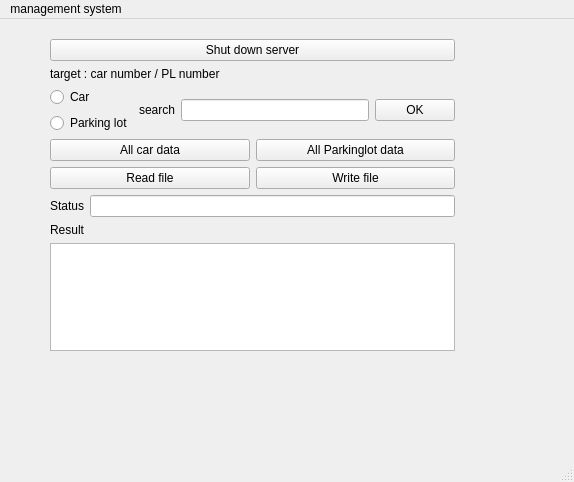
<?xml version="1.0" encoding="UTF-8"?>
<ui version="4.0">
 <class>MainWindow</class>
 <widget class="QMainWindow" name="MainWindow">
  <property name="geometry">
   <rect>
    <x>0</x>
    <y>0</y>
    <width>574</width>
    <height>482</height>
   </rect>
  </property>
  <property name="windowTitle">
   <string>MainWindow</string>
  </property>
  <widget class="QWidget" name="centralwidget">
   <widget class="QWidget" name="layoutWidget">
    <property name="geometry">
     <rect>
      <x>50</x>
      <y>20</y>
      <width>405</width>
      <height>312</height>
     </rect>
    </property>
    <layout class="QVBoxLayout" name="verticalLayout_2">
     <item>
      <widget class="QPushButton" name="shutdown">
       <property name="text">
        <string>Shut down server</string>
       </property>
      </widget>
     </item>
     <item>
      <widget class="QLabel" name="label_4">
       <property name="text">
        <string>target : car number / PL number</string>
       </property>
      </widget>
     </item>
     <item>
      <layout class="QHBoxLayout" name="horizontalLayout_3">
       <item>
        <layout class="QHBoxLayout" name="horizontalLayout">
         <item>
          <layout class="QVBoxLayout" name="verticalLayout">
           <item>
            <widget class="QRadioButton" name="car_radio_button">
             <property name="text">
              <string>Car</string>
             </property>
            </widget>
           </item>
           <item>
            <widget class="QRadioButton" name="pl_radio_button">
             <property name="text">
              <string>Parking lot</string>
             </property>
            </widget>
           </item>
          </layout>
         </item>
         <item>
          <widget class="QLabel" name="label">
           <property name="text">
            <string>search</string>
           </property>
          </widget>
         </item>
         <item>
          <widget class="QLineEdit" name="search"/>
         </item>
        </layout>
       </item>
       <item>
        <widget class="QPushButton" name="pushButton">
         <property name="text">
          <string>OK</string>
         </property>
        </widget>
       </item>
      </layout>
     </item>
     <item>
      <layout class="QHBoxLayout" name="horizontalLayout_4">
       <item>
        <widget class="QPushButton" name="All_Car">
         <property name="text">
          <string>All car data</string>
         </property>
        </widget>
       </item>
       <item>
        <widget class="QPushButton" name="pushButton_4">
         <property name="text">
          <string>All Parkinglot data</string>
         </property>
        </widget>
       </item>
      </layout>
     </item>
     <item>
      <layout class="QHBoxLayout" name="horizontalLayout_2">
       <item>
        <widget class="QPushButton" name="readfile_button">
         <property name="text">
          <string>Read file</string>
         </property>
        </widget>
       </item>
       <item>
        <widget class="QPushButton" name="writefile_button">
         <property name="text">
          <string>Write file</string>
         </property>
        </widget>
       </item>
      </layout>
     </item>
     <item>
      <layout class="QHBoxLayout" name="horizontalLayout_5">
       <item>
        <widget class="QLabel" name="label_3">
         <property name="text">
          <string>Status</string>
         </property>
        </widget>
       </item>
       <item>
        <widget class="QLineEdit" name="resultbar"/>
       </item>
      </layout>
     </item>
     <item>
      <widget class="QLabel" name="label_2">
       <property name="text">
        <string>Result</string>
       </property>
      </widget>
     </item>
     <item>
      <widget class="QTextEdit" name="resulttext">
       <property name="html">
        <string>&lt;!DOCTYPE HTML PUBLIC &quot;-//W3C//DTD HTML 4.0//EN&quot; &quot;http://www.w3.org/TR/REC-html40/strict.dtd&quot;&gt;
&lt;html&gt;&lt;head&gt;&lt;meta name=&quot;qrichtext&quot; content=&quot;1&quot; /&gt;&lt;style type=&quot;text/css&quot;&gt;
p, li { white-space: pre-wrap; }
&lt;/style&gt;&lt;/head&gt;&lt;body style=&quot; font-family:'Ubuntu'; font-size:11pt; font-weight:400; font-style:normal;&quot;&gt;
&lt;p style=&quot;-qt-paragraph-type:empty; margin-top:0px; margin-bottom:0px; margin-left:0px; margin-right:0px; -qt-block-indent:0; text-indent:0px;&quot;&gt;&lt;br /&gt;&lt;/p&gt;&lt;/body&gt;&lt;/html&gt;</string>
       </property>
      </widget>
     </item>
    </layout>
   </widget>
  </widget>
  <widget class="QMenuBar" name="menubar">
   <property name="geometry">
    <rect>
     <x>0</x>
     <y>0</y>
     <width>574</width>
     <height>22</height>
    </rect>
   </property>
   <widget class="QMenu" name="menumanagement_system">
    <property name="title">
     <string>management system</string>
    </property>
   </widget>
   <addaction name="menumanagement_system"/>
  </widget>
  <widget class="QStatusBar" name="statusbar"/>
 </widget>
 <resources/>
 <connections/>
</ui>
